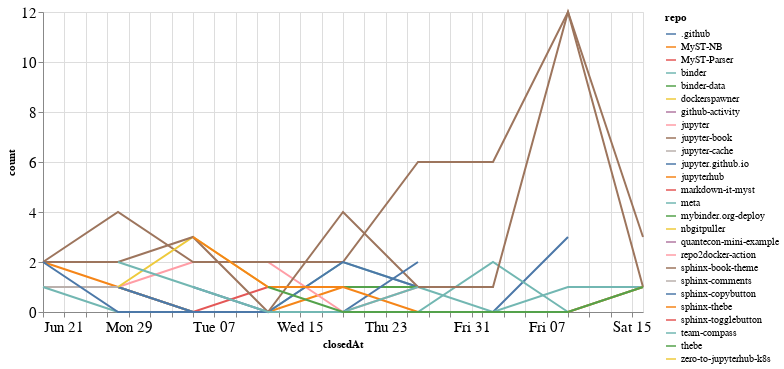

Write notebook code for a chart like this one.
### Code cell
closed_by_time = closed_by.groupby('repo').resample('W', on='closedAt').count()['author'].reset_index()
closed_by_time = closed_by_time.rename(columns={'author': 'count'})

alt.Chart(closed_by_time, width=600).mark_line().encode(
    x='closedAt',
    y='count',
    color='repo',
    tooltip="repo"
)

### Figure 1 — Vega-Lite specification as saved in the notebook (floating-point values rounded to 4 significant figures)
{"config": {"axisLeft": {"labelFontSize": 15}, "axisBottom": {"labelFontSize": 15}}, "data": {"name": "data-435ffbc61e2faa4b5c842361593fc3a8"}, "mark": "line", "encoding": {"color": {"type": "nominal", "field": "repo"}, "tooltip": {"type": "nominal", "field": "repo"}, "x": {"type": "temporal", "field": "closedAt"}, "y": {"type": "quantitative", "field": "count"}}, "width": 600, "$schema": "https://vega.github.io/schema/vega-lite/v4.8.1.json", "datasets": {"data-435ffbc61e2faa4b5c842361593fc3a8": [{"repo": ".github", "closedAt": "2020-07-05T00:00:00", "count": 1}, {"repo": ".github", "closedAt": "2020-07-12T00:00:00", "count": 0}, {"repo": ".github", "closedAt": "2020-07-19T00:00:00", "count": 0}, {"repo": ".github", "closedAt": "2020-07-26T00:00:00", "count": 0}, {"repo": ".github", "closedAt": "2020-08-02T00:00:00", "count": 0}, {"repo": ".github", "closedAt": "2020-08-09T00:00:00", "count": 3}, {"repo": "MyST-NB", "closedAt": "2020-06-21T00:00:00", "count": 2}, {"repo": "MyST-NB", "closedAt": "2020-06-28T00:00:00", "count": 1}, {"repo": "MyST-NB", "closedAt": "2020-07-05T00:00:00", "count": 0}, {"repo": "MyST-NB", "closedAt": "2020-07-12T00:00:00", "count": 0}, {"repo": "MyST-NB", "closedAt": "2020-07-19T00:00:00", "count": 1}, {"repo": "MyST-Parser", "closedAt": "2020-06-21T00:00:00", "count": 1}, {"repo": "MyST-Parser", "closedAt": "2020-06-28T00:00:00", "count": 1}, {"repo": "MyST-Parser", "closedAt": "2020-07-05T00:00:00", "count": 0}, {"repo": "MyST-Parser", "closedAt": "2020-07-12T00:00:00", "count": 1}, {"repo": "MyST-Parser", "closedAt": "2020-07-19T00:00:00", "count": 1}, {"repo": "binder", "closedAt": "2020-06-28T00:00:00", "count": 1}, {"repo": "binder", "closedAt": "2020-07-05T00:00:00", "count": 0}, {"repo": "binder", "closedAt": "2020-07-12T00:00:00", "count": 0}, {"repo": "binder", "closedAt": "2020-07-19T00:00:00", "count": 2}, {"repo": "binder", "closedAt": "2020-07-26T00:00:00", "count": 1}, {"repo": "binder", "closedAt": "2020-08-02T00:00:00", "count": 0}, {"repo": "binder", "closedAt": "2020-08-09T00:00:00", "count": 1}, {"repo": "binder", "closedAt": "2020-08-16T00:00:00", "count": 1}, {"repo": "binder-data", "closedAt": "2020-06-21T00:00:00", "count": 1}, {"repo": "dockerspawner", "closedAt": "2020-06-28T00:00:00", "count": 2}, {"repo": "github-activity", "closedAt": "2020-08-09T00:00:00", "count": 2}, {"repo": "jupyter", "closedAt": "2020-06-21T00:00:00", "count": 1}, {"repo": "jupyter", "closedAt": "2020-06-28T00:00:00", "count": 1}, {"repo": "jupyter", "closedAt": "2020-07-05T00:00:00", "count": 2}, {"repo": "jupyter", "closedAt": "2020-07-12T00:00:00", "count": 2}, {"repo": "jupyter", "closedAt": "2020-07-19T00:00:00", "count": 0}, {"repo": "jupyter", "closedAt": "2020-07-26T00:00:00", "count": 1}, {"repo": "jupyter-book", "closedAt": "2020-06-21T00:00:00", "count": 2}, {"repo": "jupyter-book", "closedAt": "2020-06-28T00:00:00", "count": 4}, {"repo": "jupyter-book", "closedAt": "2020-07-05T00:00:00", "count": 2}, {"repo": "jupyter-book", "closedAt": "2020-07-12T00:00:00", "count": 2}, {"repo": "jupyter-book", "closedAt": "2020-07-19T00:00:00", "count": 2}, {"repo": "jupyter-book", "closedAt": "2020-07-26T00:00:00", "count": 6}, {"repo": "jupyter-book", "closedAt": "2020-08-02T00:00:00", "count": 6}, {"repo": "jupyter-book", "closedAt": "2020-08-09T00:00:00", "count": 12}, {"repo": "jupyter-book", "closedAt": "2020-08-16T00:00:00", "count": 1}, {"repo": "jupyter-cache", "closedAt": "2020-06-21T00:00:00", "count": 1}, {"repo": "jupyter-cache", "closedAt": "2020-06-28T00:00:00", "count": 1}, {"repo": "jupyter.github.io", "closedAt": "2020-06-28T00:00:00", "count": 1}, {"repo": "jupyter.github.io", "closedAt": "2020-07-05T00:00:00", "count": 0}, {"repo": "jupyter.github.io", "closedAt": "2020-07-12T00:00:00", "count": 0}, {"repo": "jupyter.github.io", "closedAt": "2020-07-19T00:00:00", "count": 2}, {"repo": "jupyter.github.io", "closedAt": "2020-07-26T00:00:00", "count": 1}, {"repo": "jupyterhub", "closedAt": "2020-07-12T00:00:00", "count": 1}, {"repo": "markdown-it-myst", "closedAt": "2020-08-09T00:00:00", "count": 1}, {"repo": "meta", "closedAt": "2020-06-21T00:00:00", "count": 1}, {"repo": "meta", "closedAt": "2020-06-28T00:00:00", "count": 0}, {"repo": "meta", "closedAt": "2020-07-05T00:00:00", "count": 0}, {"repo": "meta", "closedAt": "2020-07-12T00:00:00", "count": 0}, {"repo": "meta", "closedAt": "2020-07-19T00:00:00", "count": 0}, {"repo": "meta", "closedAt": "2020-07-26T00:00:00", "count": 0}, {"repo": "meta", "closedAt": "2020-08-02T00:00:00", "count": 2}, {"repo": "meta", "closedAt": "2020-08-09T00:00:00", "count": 0}, {"repo": "meta", "closedAt": "2020-08-16T00:00:00", "count": 1}, {"repo": "mybinder.org-deploy", "closedAt": "2020-07-19T00:00:00", "count": 1}, {"repo": "mybinder.org-deploy", "closedAt": "2020-07-26T00:00:00", "count": 1}, {"repo": "nbgitpuller", "closedAt": "2020-06-28T00:00:00", "count": 1}, {"repo": "nbgitpuller", "closedAt": "2020-07-05T00:00:00", "count": 3}, {"repo": "nbgitpuller", "closedAt": "2020-07-12T00:00:00", "count": 1}, {"repo": "quantecon-mini-example", "closedAt": "2020-06-21T00:00:00", "count": 1}, {"repo": "repo2docker-action", "closedAt": "2020-07-26T00:00:00", "count": 1}, {"repo": "sphinx-book-theme", "closedAt": "2020-06-21T00:00:00", "count": 2}, {"repo": "sphinx-book-theme", "closedAt": "2020-06-28T00:00:00", "count": 2}, {"repo": "sphinx-book-theme", "closedAt": "2020-07-05T00:00:00", "count": 3}, {"repo": "sphinx-book-theme", "closedAt": "2020-07-12T00:00:00", "count": 0}, {"repo": "sphinx-book-theme", "closedAt": "2020-07-19T00:00:00", "count": 4}, {"repo": "sphinx-book-theme", "closedAt": "2020-07-26T00:00:00", "count": 1}, {"repo": "sphinx-book-theme", "closedAt": "2020-08-02T00:00:00", "count": 1}, {"repo": "sphinx-book-theme", "closedAt": "2020-08-09T00:00:00", "count": 12}, {"repo": "sphinx-book-theme", "closedAt": "2020-08-16T00:00:00", "count": 3}, {"repo": "sphinx-comments", "closedAt": "2020-08-16T00:00:00", "count": 4}, {"repo": "sphinx-copybutton", "closedAt": "2020-06-21T00:00:00", "count": 2}, {"repo": "sphinx-copybutton", "closedAt": "2020-06-28T00:00:00", "count": 0}, {"repo": "sphinx-copybutton", "closedAt": "2020-07-05T00:00:00", "count": 0}, {"repo": "sphinx-copybutton", "closedAt": "2020-07-12T00:00:00", "count": 0}, {"repo": "sphinx-copybutton", "closedAt": "2020-07-19T00:00:00", "count": 0}, {"repo": "sphinx-copybutton", "closedAt": "2020-07-26T00:00:00", "count": 2}, {"repo": "sphinx-thebe", "closedAt": "2020-07-05T00:00:00", "count": 3}, {"repo": "sphinx-thebe", "closedAt": "2020-07-12T00:00:00", "count": 1}, {"repo": "sphinx-thebe", "closedAt": "2020-07-19T00:00:00", "count": 1}, {"repo": "sphinx-thebe", "closedAt": "2020-07-26T00:00:00", "count": 0}, {"repo": "sphinx-thebe", "closedAt": "2020-08-02T00:00:00", "count": 0}, {"repo": "sphinx-thebe", "closedAt": "2020-08-09T00:00:00", "count": 0}, {"repo": "sphinx-thebe", "closedAt": "2020-08-16T00:00:00", "count": 1}, {"repo": "sphinx-togglebutton", "closedAt": "2020-08-09T00:00:00", "count": 3}, {"repo": "team-compass", "closedAt": "2020-06-28T00:00:00", "count": 2}, {"repo": "team-compass", "closedAt": "2020-07-05T00:00:00", "count": 1}, {"repo": "team-compass", "closedAt": "2020-07-12T00:00:00", "count": 0}, {"repo": "team-compass", "closedAt": "2020-07-19T00:00:00", "count": 0}, {"repo": "team-compass", "closedAt": "2020-07-26T00:00:00", "count": 1}, {"repo": "thebe", "closedAt": "2020-07-12T00:00:00", "count": 1}, {"repo": "thebe", "closedAt": "2020-07-19T00:00:00", "count": 0}, {"repo": "thebe", "closedAt": "2020-07-26T00:00:00", "count": 0}, {"repo": "thebe", "closedAt": "2020-08-02T00:00:00", "count": 0}, {"repo": "thebe", "closedAt": "2020-08-09T00:00:00", "count": 0}, {"repo": "thebe", "closedAt": "2020-08-16T00:00:00", "count": 1}, {"repo": "zero-to-jupyterhub-k8s", "closedAt": "2020-07-05T00:00:00", "count": 1}]}}
